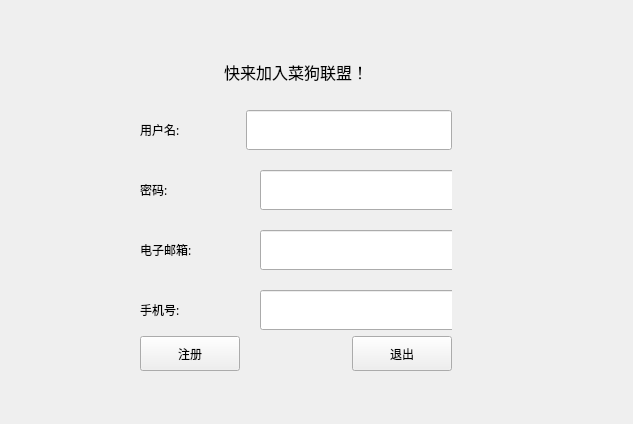
<?xml version="1.0" encoding="UTF-8"?>
<ui version="4.0">
 <class>Users</class>
 <widget class="QWidget" name="Users">
  <property name="geometry">
   <rect>
    <x>0</x>
    <y>0</y>
    <width>633</width>
    <height>424</height>
   </rect>
  </property>
  <property name="windowTitle">
   <string>Form</string>
  </property>
  <widget class="QWidget" name="">
   <property name="geometry">
    <rect>
     <x>140</x>
     <y>40</y>
     <width>312</width>
     <height>331</height>
    </rect>
   </property>
   <layout class="QGridLayout" name="gridLayout">
    <item row="0" column="0">
     <widget class="QLabel" name="label_5">
      <property name="minimumSize">
       <size>
        <width>290</width>
        <height>50</height>
       </size>
      </property>
      <property name="font">
       <font>
        <family>微软雅黑</family>
        <pointsize>12</pointsize>
       </font>
      </property>
      <property name="styleSheet">
       <string notr="true"/>
      </property>
      <property name="text">
       <string>快来加入菜狗联盟！</string>
      </property>
      <property name="alignment">
       <set>Qt::AlignCenter</set>
      </property>
     </widget>
    </item>
    <item row="1" column="0">
     <layout class="QVBoxLayout" name="verticalLayout_2">
      <property name="spacing">
       <number>20</number>
      </property>
      <item>
       <layout class="QHBoxLayout" name="horizontalLayout_5">
        <property name="spacing">
         <number>6</number>
        </property>
        <item>
         <widget class="QLabel" name="label_6">
          <property name="minimumSize">
           <size>
            <width>100</width>
            <height>40</height>
           </size>
          </property>
          <property name="font">
           <font>
            <family>宋体</family>
           </font>
          </property>
          <property name="text">
           <string>用户名:    </string>
          </property>
         </widget>
        </item>
        <item>
         <widget class="QLineEdit" name="usernameLineEdit_2">
          <property name="minimumSize">
           <size>
            <width>200</width>
            <height>40</height>
           </size>
          </property>
         </widget>
        </item>
       </layout>
      </item>
      <item>
       <layout class="QHBoxLayout" name="horizontalLayout_6">
        <item>
         <widget class="QLabel" name="label_7">
          <property name="minimumSize">
           <size>
            <width>100</width>
            <height>40</height>
           </size>
          </property>
          <property name="font">
           <font>
            <family>宋体</family>
           </font>
          </property>
          <property name="text">
           <string>密码:     </string>
          </property>
         </widget>
        </item>
        <item>
         <widget class="QLineEdit" name="passwordLineEdit_2">
          <property name="minimumSize">
           <size>
            <width>200</width>
            <height>40</height>
           </size>
          </property>
         </widget>
        </item>
       </layout>
      </item>
      <item>
       <layout class="QHBoxLayout" name="horizontalLayout_7">
        <item>
         <widget class="QLabel" name="label_8">
          <property name="minimumSize">
           <size>
            <width>100</width>
            <height>40</height>
           </size>
          </property>
          <property name="font">
           <font>
            <family>宋体</family>
           </font>
          </property>
          <property name="text">
           <string>电子邮箱:  </string>
          </property>
         </widget>
        </item>
        <item>
         <widget class="QLineEdit" name="emailLineEdit_2">
          <property name="minimumSize">
           <size>
            <width>200</width>
            <height>40</height>
           </size>
          </property>
         </widget>
        </item>
       </layout>
      </item>
      <item>
       <layout class="QHBoxLayout" name="horizontalLayout_8">
        <item>
         <widget class="QLabel" name="label_9">
          <property name="minimumSize">
           <size>
            <width>100</width>
            <height>40</height>
           </size>
          </property>
          <property name="font">
           <font>
            <family>宋体</family>
           </font>
          </property>
          <property name="text">
           <string>手机号:    </string>
          </property>
         </widget>
        </item>
        <item>
         <widget class="QLineEdit" name="phoneLineEdit_2">
          <property name="minimumSize">
           <size>
            <width>200</width>
            <height>40</height>
           </size>
          </property>
         </widget>
        </item>
       </layout>
      </item>
     </layout>
    </item>
    <item row="2" column="0">
     <layout class="QHBoxLayout" name="horizontalLayout">
      <item>
       <widget class="QPushButton" name="pushButton_register">
        <property name="minimumSize">
         <size>
          <width>100</width>
          <height>35</height>
         </size>
        </property>
        <property name="text">
         <string>注册</string>
        </property>
       </widget>
      </item>
      <item>
       <spacer name="horizontalSpacer_5">
        <property name="orientation">
         <enum>Qt::Horizontal</enum>
        </property>
        <property name="sizeHint" stdset="0">
         <size>
          <width>40</width>
          <height>20</height>
         </size>
        </property>
       </spacer>
      </item>
      <item>
       <widget class="QPushButton" name="pushButton_close">
        <property name="minimumSize">
         <size>
          <width>100</width>
          <height>35</height>
         </size>
        </property>
        <property name="text">
         <string>退出</string>
        </property>
       </widget>
      </item>
     </layout>
    </item>
   </layout>
  </widget>
 </widget>
 <resources/>
 <connections/>
</ui>
